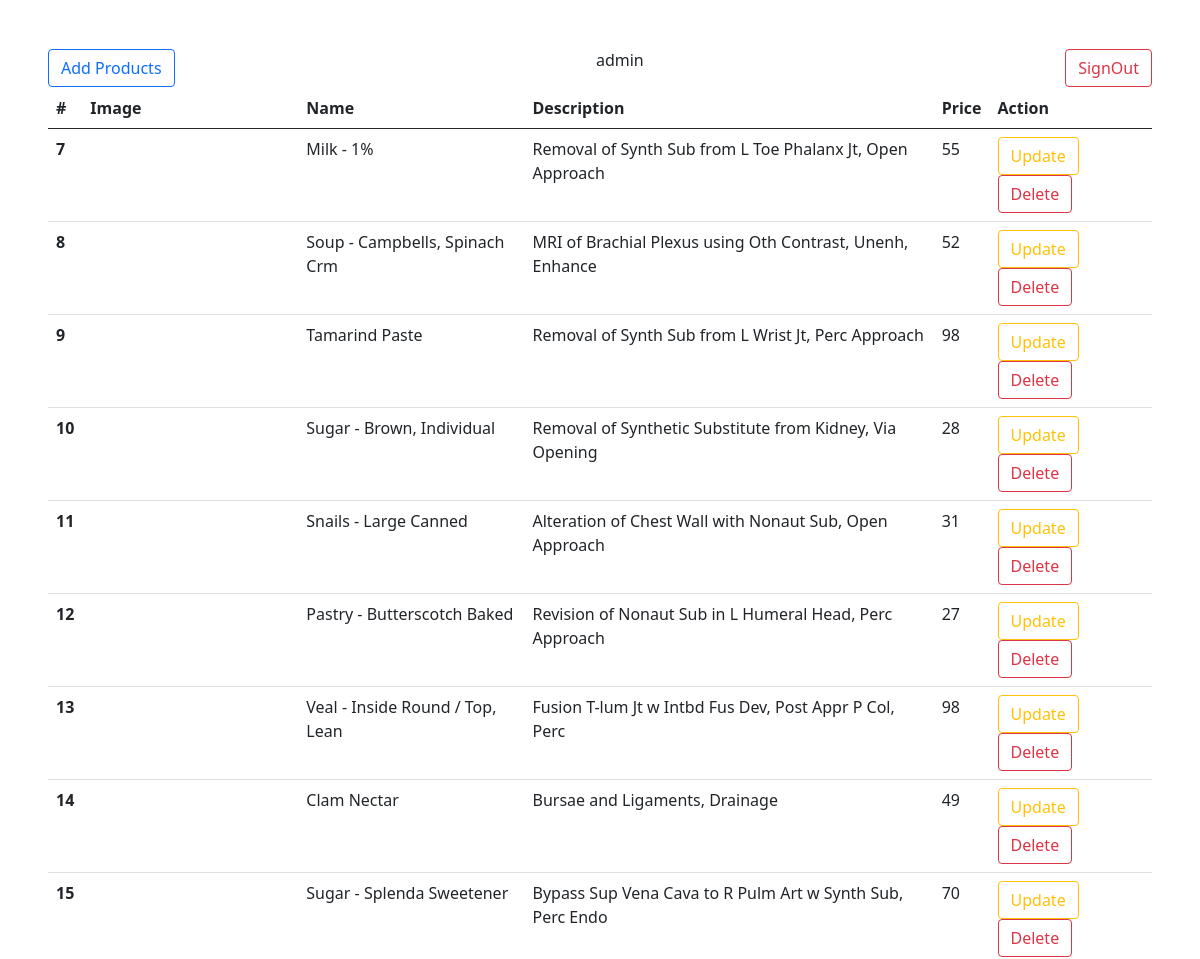
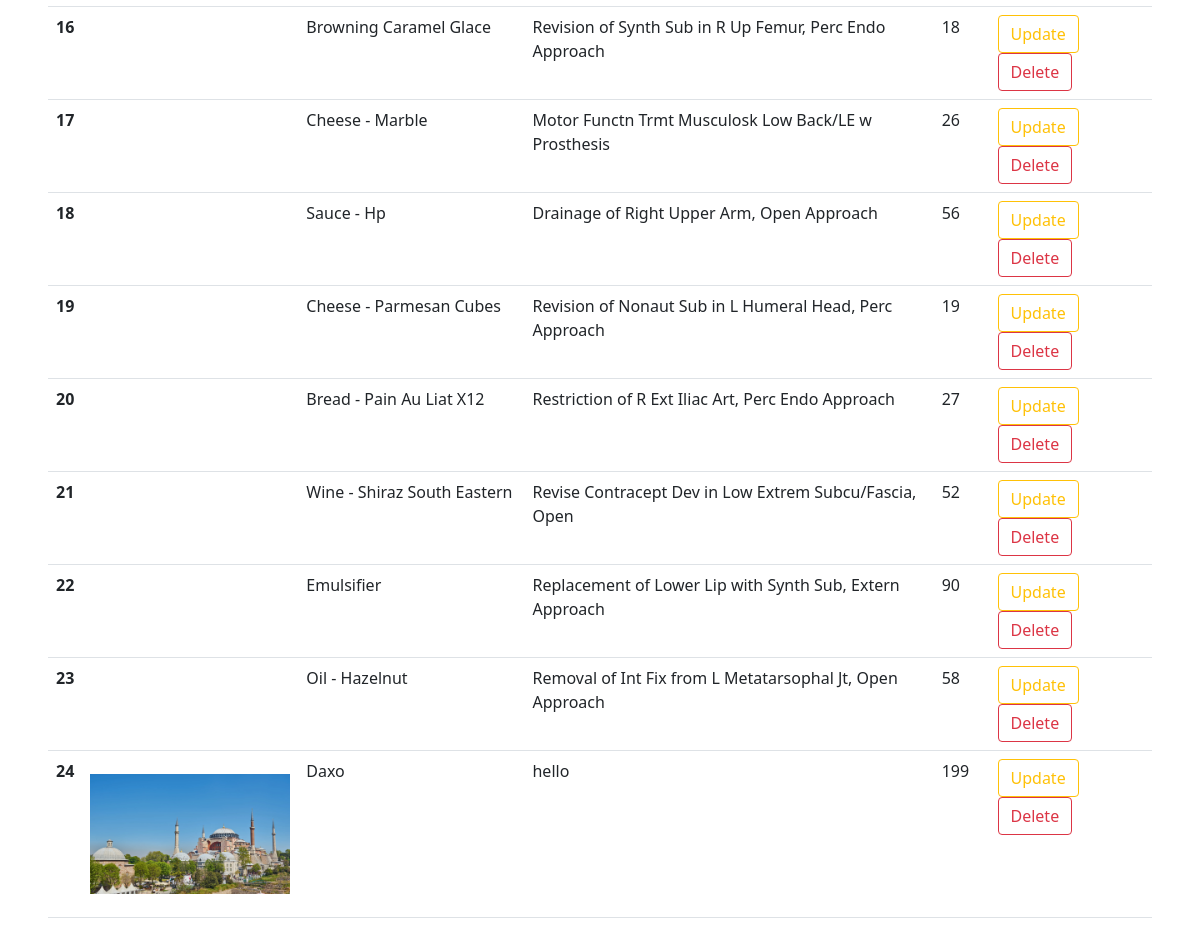
The app's page / (signed in) with its own data (2 pictures, top to bottom).
### api/models.py (models this page shows, shortened)
class Product(models.Model):
    name = models.CharField(max_length=255)
    image = models.ImageField(upload_to='product')
    description = models.TextField(blank=True,null=True)
    price = models.PositiveIntegerField(blank=True, null= True)

### api/views.py (the view)
# urls.py: path('', views.home, name="home" ),
@login_required(login_url='signin')
def home(request):
    dicts = {
        "products":Product.objects.all(),
    }
    return render(request, 'index.html',dicts)

### templates/index.html (shortened to what this page needs)
{% extends "base.html" %}
{% block body %}
<div class="p-5 home">
    <div class="d-flex justify-content-between align-items-center">
        <a href="{%url 'add_products'%}" class="btn btn-outline-primary">Add Products</a>
        <p>{{request.user.username}}</p>
        <a href="{%url 'signout'%}" class="btn btn-outline-danger">SignOut</a>
    </div>
    <table class="table">
        <thead>
            <tr>
                <th scope="col">#</th>
                <th scope="col">Image</th>
                <th scope="col">Name</th>
                <th scope="col">Description</th>
                <th scope="col">Price</th>
                <th scope="col">Action</th>
            </tr>
        </thead>
        <tbody>
            {% for product in products %}
            <tr>
                <th scope="row">{{product.id}}</th>
                <td>
                    {% if product.image %}
                    <img class="images" src="{{product.image.url}}" alt="" width="200" height="150">
                    {% endif %}
                </td>
                <td>
                    <p>
                        {{product.name}}
                    </p>
                </td>
                <td>{{product.description}}</td>
                <td>{{product.price}}</td>
                <td>
                    <a href="{%url 'edit_product' product.id %}">
                        <button type="button" class="btn btn-outline-warning">Update</button>
                    </a>
                    <a href="{%url 'delete_products' product.id %}">
                        <button type="button" class="btn btn-outline-danger">Delete</button>
                    </a>
                </td>
            </tr>
            {% endfor %}
        </tbody>
    </table>
</div>
{% endblock body %}

### static/css/styles.css (style rules this page uses)
.home .table .images { object-fit: contain; }

### records on screen
Product: id "7", name "Milk - 1%", description "Removal of Synth Sub from L Toe Phalanx Jt, Open Approach", price "55"
Product: id "8", name "Soup - Campbells, Spinach Crm", description "MRI of Brachial Plexus using Oth Contrast, Unenh, Enhance", price "52"
Product: id "9", name "Tamarind Paste", description "Removal of Synth Sub from L Wrist Jt, Perc Approach", price "98"
Product: id "10", name "Sugar - Brown, Individual", description "Removal of Synthetic Substitute from Kidney, Via Opening", price "28"
Product: id "11", name "Snails - Large Canned", description "Alteration of Chest Wall with Nonaut Sub, Open Approach", price "31"
Product: id "12", name "Pastry - Butterscotch Baked", description "Revision of Nonaut Sub in L Humeral Head, Perc Approach", price "27"
Product: id "13", name "Veal - Inside Round / Top, Lean", description "Fusion T-lum Jt w Intbd Fus Dev, Post Appr P Col, Perc", price "98"
Product: id "14", name "Clam Nectar", description "Bursae and Ligaments, Drainage", price "49"
Product: id "15", name "Sugar - Splenda Sweetener", description "Bypass Sup Vena Cava to R Pulm Art w Synth Sub, Perc Endo", price "70"
Product: id "16", name "Browning Caramel Glace", description "Revision of Synth Sub in R Up Femur, Perc Endo Approach", price "18"
Product: id "17", name "Cheese - Marble", description "Motor Functn Trmt Musculosk Low Back/LE w Prosthesis", price "26"
Product: id "18", name "Sauce - Hp", description "Drainage of Right Upper Arm, Open Approach", price "56"
Product: id "19", name "Cheese - Parmesan Cubes", description "Revision of Nonaut Sub in L Humeral Head, Perc Approach", price "19"
Product: id "20", name "Bread - Pain Au Liat X12", description "Restriction of R Ext Iliac Art, Perc Endo Approach", price "27"
Product: id "21", name "Wine - Shiraz South Eastern", description "Revise Contracept Dev in Low Extrem Subcu/Fascia, Open", price "52"
Product: id "22", name "Emulsifier", description "Replacement of Lower Lip with Synth Sub, Extern Approach", price "90"
Product: id "23", name "Oil - Hazelnut", description "Removal of Int Fix from L Metatarsophal Jt, Open Approach", price "58"
Product: id "24", image (picture), name "Daxo", description "hello", price "199"

### other values on screen
{{ request.user.username }} "admin"
